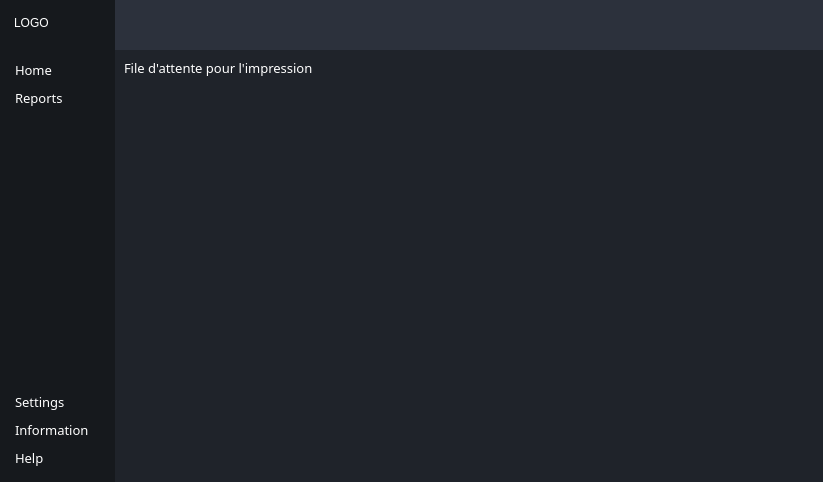
<?xml version="1.0" encoding="UTF-8"?>
<ui version="4.0">
 <class>MainWindow</class>
 <widget class="QMainWindow" name="MainWindow">
  <property name="geometry">
   <rect>
    <x>0</x>
    <y>0</y>
    <width>823</width>
    <height>482</height>
   </rect>
  </property>
  <property name="sizePolicy">
   <sizepolicy hsizetype="Preferred" vsizetype="Expanding">
    <horstretch>0</horstretch>
    <verstretch>0</verstretch>
   </sizepolicy>
  </property>
  <property name="windowTitle">
   <string>MainWindow</string>
  </property>
  <property name="styleSheet">
   <string notr="true">* {
	border: none;
	background-color: transparent;
	background:transparent;
	padding: 0;
	margin: 0;
	color: #fff;
	font: 10pt &quot;Lucida Sans Unicode&quot;;
}
#centralwidget {
	background-color: #1f232a;
}
#leftMenuSubContainer{
	background-color: #16191d;
}
#leftMenuSubContainer QPushButton {
	text-align: left;
	padding: 5px 10px;
	color: #fff;
	border-top-left-radius: 10px;
	border-bottom-left-radius: 10px;
}

 QPushButton {
	color: #fff;
}

QLabel {
	color: #fff;
}

#centerMenuSubContainer {
	background-color: #2c313c;
}

#frame_4 {
	background-color: #16191d;
	border-radius: 10px;
}

#headerContainer {
	background-color: #2c313c;
}</string>
  </property>
  <widget class="QWidget" name="centralwidget">
   <layout class="QHBoxLayout" name="horizontalLayout">
    <property name="spacing">
     <number>0</number>
    </property>
    <property name="leftMargin">
     <number>0</number>
    </property>
    <property name="topMargin">
     <number>0</number>
    </property>
    <property name="rightMargin">
     <number>0</number>
    </property>
    <property name="bottomMargin">
     <number>0</number>
    </property>
    <item alignment="Qt::AlignLeft">
     <widget class="QWidget" name="leftMenuContainer" native="true">
      <layout class="QVBoxLayout" name="verticalLayout">
       <property name="spacing">
        <number>0</number>
       </property>
       <property name="leftMargin">
        <number>0</number>
       </property>
       <property name="topMargin">
        <number>0</number>
       </property>
       <property name="rightMargin">
        <number>0</number>
       </property>
       <property name="bottomMargin">
        <number>0</number>
       </property>
       <item alignment="Qt::AlignLeft">
        <widget class="QWidget" name="leftMenuSubContainer" native="true">
         <property name="sizePolicy">
          <sizepolicy hsizetype="Preferred" vsizetype="Preferred">
           <horstretch>0</horstretch>
           <verstretch>0</verstretch>
          </sizepolicy>
         </property>
         <layout class="QVBoxLayout" name="verticalLayout_2">
          <property name="spacing">
           <number>0</number>
          </property>
          <property name="leftMargin">
           <number>5</number>
          </property>
          <property name="topMargin">
           <number>0</number>
          </property>
          <property name="rightMargin">
           <number>0</number>
          </property>
          <property name="bottomMargin">
           <number>0</number>
          </property>
          <item>
           <widget class="QFrame" name="frame">
            <property name="frameShape">
             <enum>QFrame::StyledPanel</enum>
            </property>
            <property name="frameShadow">
             <enum>QFrame::Raised</enum>
            </property>
            <layout class="QHBoxLayout" name="horizontalLayout_2">
             <item>
              <widget class="QLabel" name="label_5">
               <property name="text">
                <string>LOGO</string>
               </property>
              </widget>
             </item>
             <item>
              <widget class="QPushButton" name="menuBtn">
               <property name="font">
                <font>
                 <family>Lucida Sans Unicode</family>
                 <pointsize>10</pointsize>
                 <weight>50</weight>
                 <italic>false</italic>
                 <bold>false</bold>
                </font>
               </property>
               <property name="toolTip">
                <string>Menu</string>
               </property>
               <property name="text">
                <string/>
               </property>
               <property name="iconSize">
                <size>
                 <width>14</width>
                 <height>14</height>
                </size>
               </property>
              </widget>
             </item>
            </layout>
           </widget>
          </item>
          <item alignment="Qt::AlignTop">
           <widget class="QFrame" name="frame_2">
            <property name="sizePolicy">
             <sizepolicy hsizetype="Preferred" vsizetype="Preferred">
              <horstretch>0</horstretch>
              <verstretch>0</verstretch>
             </sizepolicy>
            </property>
            <property name="frameShape">
             <enum>QFrame::StyledPanel</enum>
            </property>
            <property name="frameShadow">
             <enum>QFrame::Raised</enum>
            </property>
            <layout class="QVBoxLayout" name="verticalLayout_4">
             <property name="spacing">
              <number>0</number>
             </property>
             <property name="leftMargin">
              <number>0</number>
             </property>
             <property name="topMargin">
              <number>10</number>
             </property>
             <property name="rightMargin">
              <number>0</number>
             </property>
             <property name="bottomMargin">
              <number>10</number>
             </property>
             <item>
              <widget class="QPushButton" name="homeBtn">
               <property name="font">
                <font>
                 <family>Lucida Sans Unicode</family>
                 <pointsize>10</pointsize>
                 <weight>50</weight>
                 <italic>false</italic>
                 <bold>false</bold>
                </font>
               </property>
               <property name="toolTip">
                <string>Home</string>
               </property>
               <property name="autoFillBackground">
                <bool>false</bool>
               </property>
               <property name="styleSheet">
                <string notr="true"/>
               </property>
               <property name="text">
                <string>Home</string>
               </property>
               <property name="iconSize">
                <size>
                 <width>24</width>
                 <height>24</height>
                </size>
               </property>
              </widget>
             </item>
             <item>
              <widget class="QPushButton" name="reportBtn">
               <property name="font">
                <font>
                 <family>Lucida Sans Unicode</family>
                 <pointsize>10</pointsize>
                 <weight>50</weight>
                 <italic>false</italic>
                 <bold>false</bold>
                </font>
               </property>
               <property name="toolTip">
                <string>View reports</string>
               </property>
               <property name="text">
                <string>Reports</string>
               </property>
               <property name="iconSize">
                <size>
                 <width>24</width>
                 <height>24</height>
                </size>
               </property>
              </widget>
             </item>
            </layout>
           </widget>
          </item>
          <item>
           <spacer name="verticalSpacer">
            <property name="orientation">
             <enum>Qt::Vertical</enum>
            </property>
            <property name="sizeHint" stdset="0">
             <size>
              <width>20</width>
              <height>40</height>
             </size>
            </property>
           </spacer>
          </item>
          <item alignment="Qt::AlignBottom">
           <widget class="QFrame" name="frame_3">
            <property name="frameShape">
             <enum>QFrame::StyledPanel</enum>
            </property>
            <property name="frameShadow">
             <enum>QFrame::Raised</enum>
            </property>
            <layout class="QVBoxLayout" name="verticalLayout_5">
             <property name="spacing">
              <number>0</number>
             </property>
             <property name="leftMargin">
              <number>0</number>
             </property>
             <property name="topMargin">
              <number>10</number>
             </property>
             <property name="rightMargin">
              <number>0</number>
             </property>
             <property name="bottomMargin">
              <number>10</number>
             </property>
             <item>
              <widget class="QPushButton" name="settingsBtn">
               <property name="font">
                <font>
                 <family>Lucida Sans Unicode</family>
                 <pointsize>10</pointsize>
                 <weight>50</weight>
                 <italic>false</italic>
                 <bold>false</bold>
                </font>
               </property>
               <property name="toolTip">
                <string>Go to settings</string>
               </property>
               <property name="text">
                <string>Settings</string>
               </property>
               <property name="iconSize">
                <size>
                 <width>24</width>
                 <height>24</height>
                </size>
               </property>
              </widget>
             </item>
             <item>
              <widget class="QPushButton" name="infoBtn">
               <property name="font">
                <font>
                 <family>Lucida Sans Unicode</family>
                 <pointsize>10</pointsize>
                 <weight>50</weight>
                 <italic>false</italic>
                 <bold>false</bold>
                </font>
               </property>
               <property name="toolTip">
                <string>Information about the app</string>
               </property>
               <property name="text">
                <string>Information</string>
               </property>
               <property name="iconSize">
                <size>
                 <width>24</width>
                 <height>24</height>
                </size>
               </property>
              </widget>
             </item>
             <item>
              <widget class="QPushButton" name="helpBtn">
               <property name="font">
                <font>
                 <family>Lucida Sans Unicode</family>
                 <pointsize>10</pointsize>
                 <weight>50</weight>
                 <italic>false</italic>
                 <bold>false</bold>
                </font>
               </property>
               <property name="toolTip">
                <string>Get more help</string>
               </property>
               <property name="text">
                <string>Help</string>
               </property>
               <property name="iconSize">
                <size>
                 <width>24</width>
                 <height>24</height>
                </size>
               </property>
              </widget>
             </item>
            </layout>
           </widget>
          </item>
         </layout>
        </widget>
       </item>
      </layout>
     </widget>
    </item>
    <item>
     <widget class="QWidget" name="mainBodyContainer" native="true">
      <property name="sizePolicy">
       <sizepolicy hsizetype="Expanding" vsizetype="Preferred">
        <horstretch>0</horstretch>
        <verstretch>0</verstretch>
       </sizepolicy>
      </property>
      <layout class="QVBoxLayout" name="verticalLayout_11">
       <property name="spacing">
        <number>0</number>
       </property>
       <property name="leftMargin">
        <number>0</number>
       </property>
       <property name="topMargin">
        <number>0</number>
       </property>
       <property name="rightMargin">
        <number>0</number>
       </property>
       <property name="bottomMargin">
        <number>0</number>
       </property>
       <item alignment="Qt::AlignTop">
        <widget class="QWidget" name="headerContainer" native="true">
         <layout class="QHBoxLayout" name="horizontalLayout_4">
          <item alignment="Qt::AlignLeft">
           <widget class="QFrame" name="frame_5">
            <property name="frameShape">
             <enum>QFrame::StyledPanel</enum>
            </property>
            <property name="frameShadow">
             <enum>QFrame::Raised</enum>
            </property>
            <layout class="QHBoxLayout" name="horizontalLayout_5">
             <item>
              <widget class="QPushButton" name="backBtn">
               <property name="text">
                <string/>
               </property>
              </widget>
             </item>
             <item>
              <widget class="QPushButton" name="nextBtn">
               <property name="text">
                <string/>
               </property>
              </widget>
             </item>
             <item>
              <widget class="QPushButton" name="reloadBtn">
               <property name="text">
                <string/>
               </property>
              </widget>
             </item>
            </layout>
           </widget>
          </item>
          <item alignment="Qt::AlignRight">
           <widget class="QFrame" name="frame_7">
            <property name="frameShape">
             <enum>QFrame::StyledPanel</enum>
            </property>
            <property name="frameShadow">
             <enum>QFrame::Raised</enum>
            </property>
            <layout class="QHBoxLayout" name="horizontalLayout_3">
             <property name="leftMargin">
              <number>0</number>
             </property>
             <property name="topMargin">
              <number>0</number>
             </property>
             <property name="rightMargin">
              <number>0</number>
             </property>
             <property name="bottomMargin">
              <number>0</number>
             </property>
             <item>
              <widget class="QPushButton" name="minusBtn">
               <property name="text">
                <string/>
               </property>
              </widget>
             </item>
             <item>
              <widget class="QPushButton" name="squareBtn">
               <property name="text">
                <string/>
               </property>
              </widget>
             </item>
             <item>
              <widget class="QPushButton" name="xcloseBtn">
               <property name="text">
                <string/>
               </property>
              </widget>
             </item>
            </layout>
           </widget>
          </item>
         </layout>
        </widget>
       </item>
       <item>
        <widget class="QWidget" name="mainBodyContent" native="true">
         <property name="sizePolicy">
          <sizepolicy hsizetype="Preferred" vsizetype="Expanding">
           <horstretch>0</horstretch>
           <verstretch>0</verstretch>
          </sizepolicy>
         </property>
         <property name="font">
          <font>
           <family>Lucida Sans Unicode</family>
           <pointsize>10</pointsize>
           <weight>50</weight>
           <italic>false</italic>
           <bold>false</bold>
          </font>
         </property>
         <layout class="QHBoxLayout" name="horizontalLayout_6">
          <item alignment="Qt::AlignTop">
           <widget class="QLabel" name="label">
            <property name="font">
             <font>
              <family>Lucida Sans Unicode</family>
              <pointsize>10</pointsize>
              <weight>50</weight>
              <italic>false</italic>
              <bold>false</bold>
             </font>
            </property>
            <property name="text">
             <string>File d'attente pour l'impression</string>
            </property>
           </widget>
          </item>
         </layout>
        </widget>
       </item>
      </layout>
     </widget>
    </item>
   </layout>
  </widget>
 </widget>
 <resources/>
 <connections/>
</ui>
